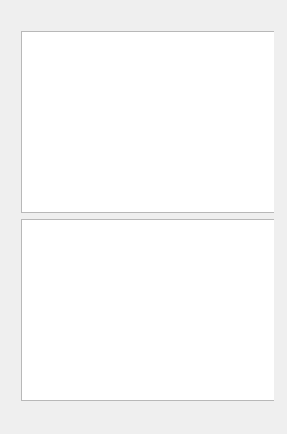
<?xml version="1.0" encoding="UTF-8"?>
<ui version="4.0">
 <class>MainWidget</class>
 <widget class="QWidget" name="MainWidget">
  <property name="geometry">
   <rect>
    <x>0</x>
    <y>0</y>
    <width>287</width>
    <height>434</height>
   </rect>
  </property>
  <property name="windowTitle">
   <string>MainWidget</string>
  </property>
  <widget class="QWidget" name="">
   <property name="geometry">
    <rect>
     <x>10</x>
     <y>20</y>
     <width>264</width>
     <height>392</height>
    </rect>
   </property>
   <layout class="QFormLayout" name="formLayout">
    <item row="0" column="0">
     <widget class="QListView" name="listView"/>
    </item>
    <item row="1" column="0">
     <widget class="QTableView" name="tableView"/>
    </item>
   </layout>
  </widget>
 </widget>
 <layoutdefault spacing="6" margin="11"/>
 <resources/>
 <connections/>
</ui>
